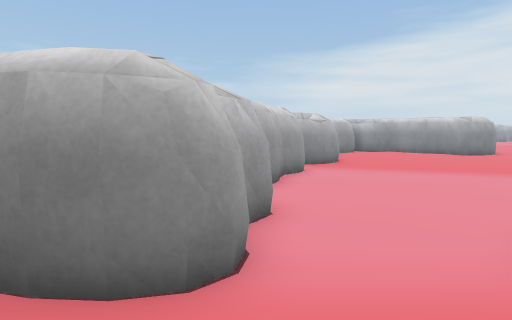
view 1 (above)

16 first-person views from a walk through a Unity game level. The camera is 1.4 m above the floor, tilts 6° down and sees 85° across. The floor is counted in squares, 1 m on a side. Each view is taken from the middle of a square. On the plan, view 1 faces up. The plan holds only what a view shows up to about 14 squares ahead; the rest is blank. The place goes on beyond the plan. The player character is not drawn. Some surface patterns are stand-ins.

view 2
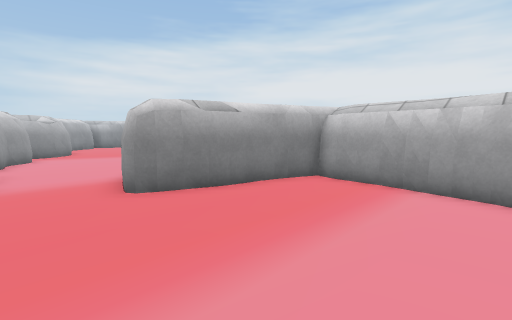

view 3
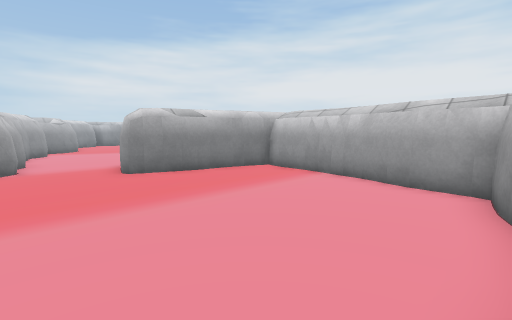

view 4
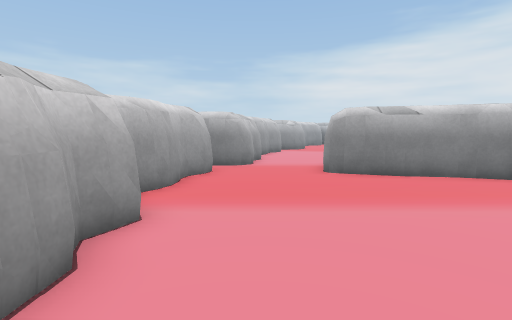

view 5
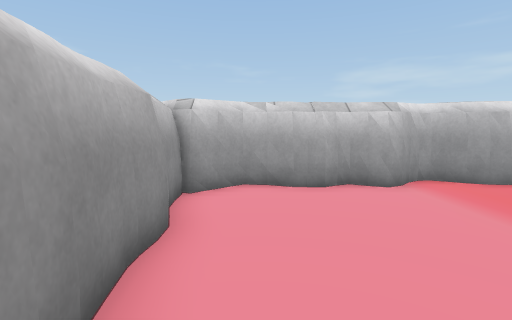

view 6
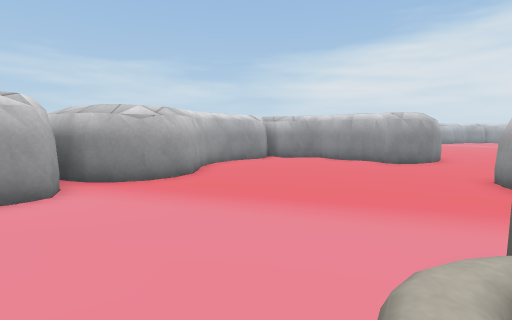

view 7
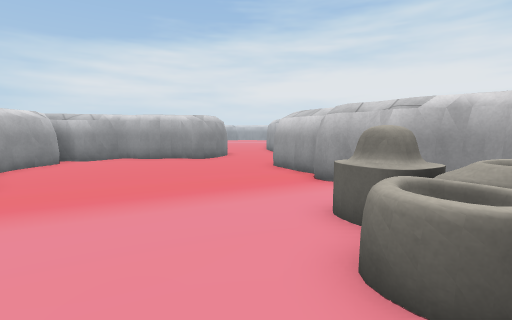

view 8
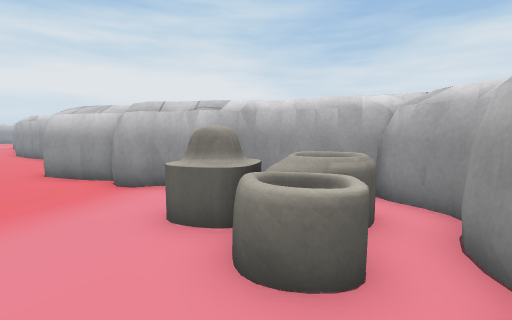

view 9
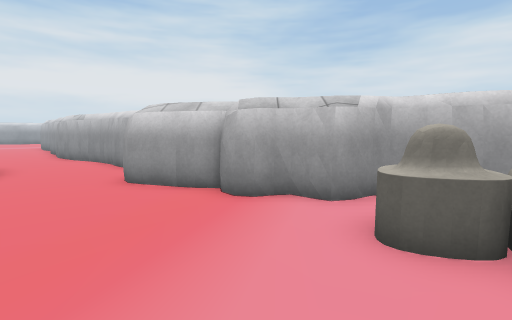

view 10
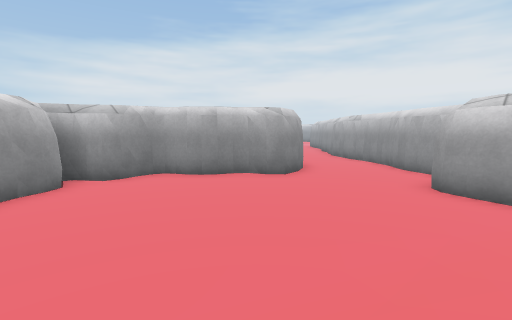

view 11
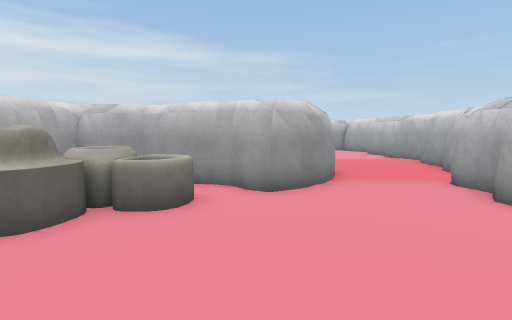

view 12
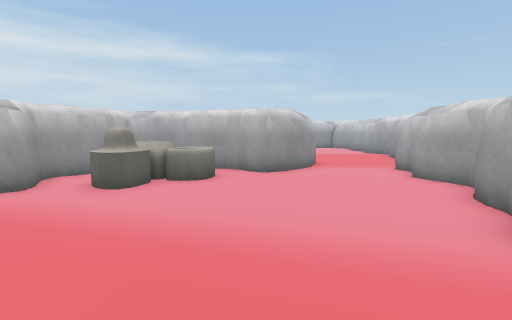

view 13
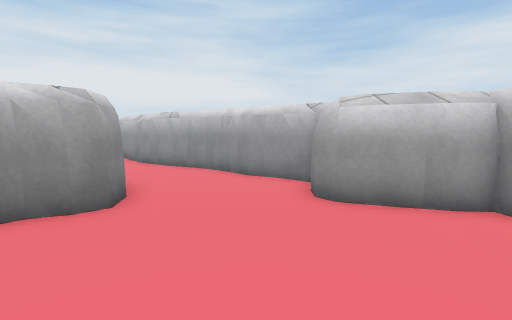

view 14
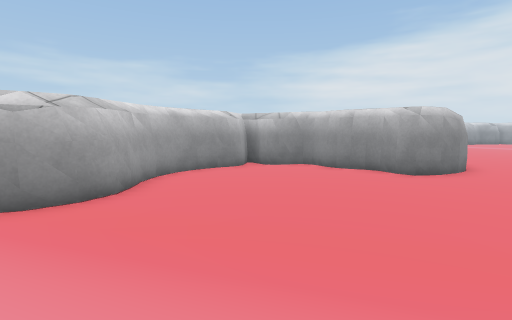

view 15
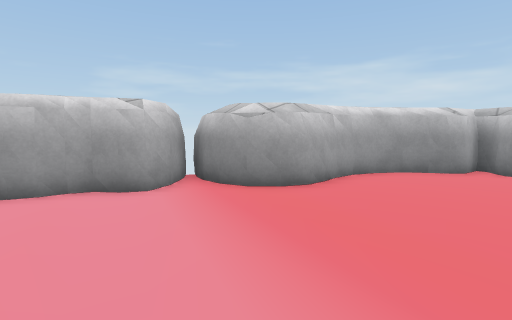

view 16
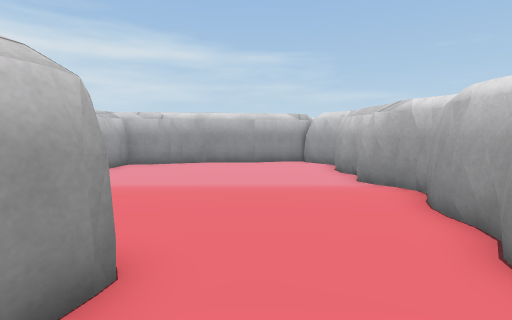

### Floor plan
Key: @ floor where view 1 was taken; # wall or solid block; . floor; O other object.
Columns run from 3 left of view 1 to 20 right of it. Each row starts with its distance up from view 1.
 18         ##...##  ##...##
 17        ##.....####....#
 16        #.......##....##
 15        #.............#
 14        #............##
 13       ##...........##
 12    ####...........##
 11    ##..........####
 10    ##..........#
  9    ##..........#
  8    #..........##
  7    #..........#
  6   ##.......OO.#
  5   ##......OOO.#
  4   ##......OOO.#
  3   ##...####OO##
  2  ##...## #####
  1  #....#  #
  0  #.@..#####
 -1  #........##
 -2 ##.........#
 -3 #..........#
 -4 ##........##
 -5 ##........#
 -6 ##........#
 -7 ##........#
 -8 ##........#
 -9  #....#####
-10  ######

Where each view was taken, in squares from view 1:
view 1: 0 up, 0 right, facing up
view 2: 6 down, 0 right, facing up-right
view 3: 9 down, 1 left, facing up-right
view 4: 9 down, 0 right, facing up
view 5: 8 down, 5 right, facing left
view 6: 4 up, 6 right, facing up
view 7: 4 up, 4 right, facing up-right
view 8: 5 up, 4 right, facing right
view 9: 8 up, 5 right, facing right
view 10: 10 up, 5 right, facing up-right
view 11: 10 up, 5 right, facing down
view 12: 13 up, 5 right, facing down
view 13: 13 up, 7 right, facing right
view 14: 7 up, 7 right, facing up
view 15: 7 up, 8 right, facing up-left
view 16: 3 up, 1 right, facing down
